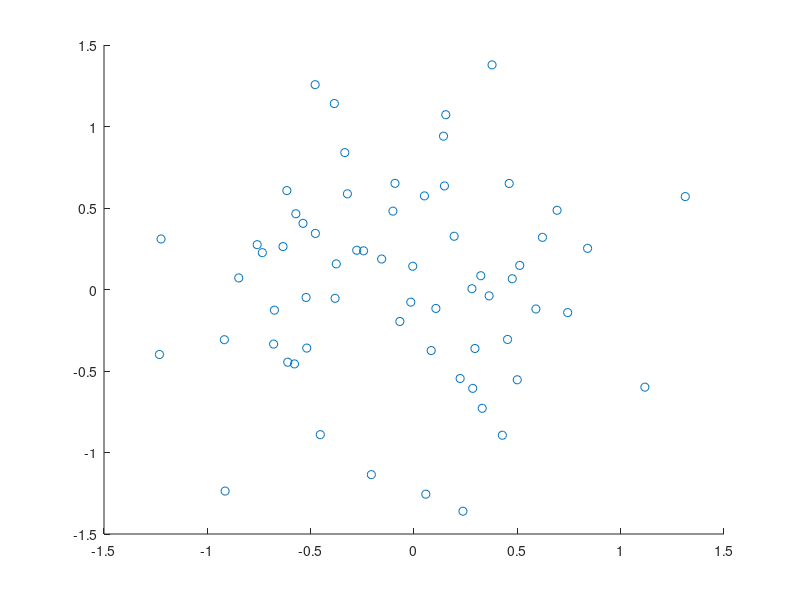

Write the MATLAB code that produced this figure.
clc; close all; clear;

K = 2; % User Number
M = 100; % 
N = 64; % Sequence lengh
L = 4; % Responce Length
Packets = 1;
X = [1 + 1i, -1 + 1i, 1 - 1i, -1 - 1i ];


snr_db = 15;
BER_snr = zeros(size(snr_db,2),1);
tic;
for snr = 1 : size(snr_db,2)
    %AWGN regarding SNR
    N_0 = 1/( 10^(snr_db(snr)/10) );
    
    err_bits = 0;
    for pac = 1:Packets
        % Channel response
        h = (randn(1,L) + 1i*randn(1,L))*sqrt(1/(2*L));
        
        % 4-QAM data block
        d = sign(-1+2*rand(N,1)) + 1i*sign(-1+2*rand(N,1));
        
        % Channel input
        x = [d(N-L+2 : N) ; d];
        
        % Channel noise
        w = ( randn(N,1) + 1i*randn(N,1) )*sqrt(N_0/2);
        
        % Received Signal
        y = zeros(N,1);
        for m = 1 : N
            for l = 1 : L
                y(m) = y(m) + h(l)*x( m+L-1-(l-1) );
            end
        end
        
%         figure;
%         scatter(real(y),imag(y));
        y = y + w;
        figure;
        scatter(real(y),imag(y));
        
%         y_dist = zeros(4,N);
%         y_dist(1,:) = abs(y-X(1)).^2;
%         y_dist(2,:) = abs(y-X(2)).^2;
%         y_dist(3,:) = abs(y-X(3)).^2;
%         y_dist(4,:) = abs(y-X(4)).^2;
% 
%         decision_matrix = zeros(N,1);
%         for k = 1:N
%             min_dist = find( y_dist(:,k) == min(y_dist(:,k)) );
%             decision_matrix(k) = X(min_dist(1));
%         end
% 
%         error_matrix = d-decision_matrix;
%         error_indices = find(error_matrix);
%         
%         err_bits = err_bits + sum( abs( (error_matrix).^2 )/4 );
    end
    
    BER_snr(snr) = err_bits/(N*Packets);
end
toc;
